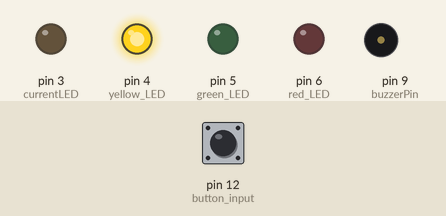
Recording of a sketch running on a simulated Arduino Uno, built with avr-gcc and run on an emulated ATmega328P. Parts: output pins drawn as LEDs (lit = HIGH), buzzer (waves = sounding). The test bench sets the inputs (shaded band); at power-on: pin 12 (button_input) HIGH. Random numbers use the default seed unless the sketch sets one; what the sketch prints to the serial monitor is not drawn.

Above: at 1.8 s.
2.5 s: pin 12 (button_input) pulled LOW for 1 s
At 4.24 s:
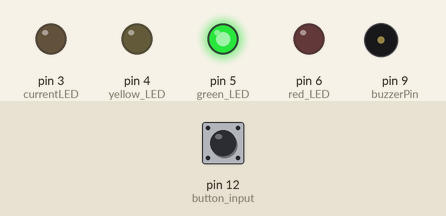
6.0 s: pin 12 (button_input) pulled LOW for 3.2 s
At 7.37 s:
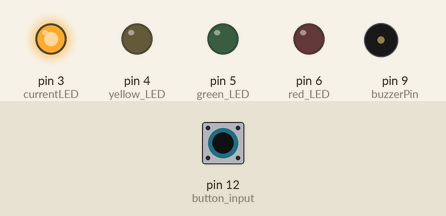
10.7 s: pin 12 (button_input) pulled LOW for 3.2 s
At 12.34 s:
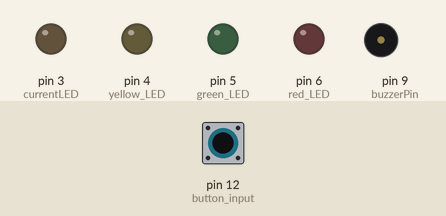
15.4 s: pin 12 (button_input) pulled LOW for 1 s
At 16.56 s:
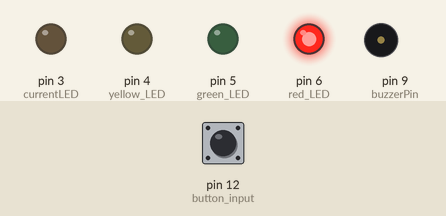
Timing chart, 0 to 19.9 s (numbered marks = the images above; inputs shaded):
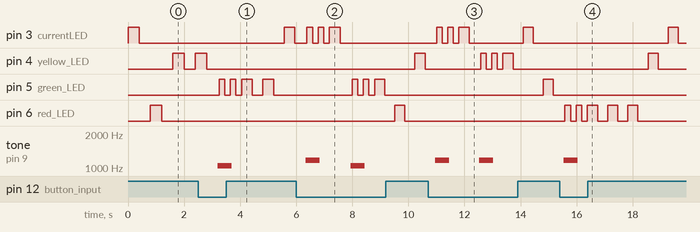

Measured:
- after the input at 2.5 s, tone on pin 9 (buzzerPin): silent → 1047 Hz after 0.70 s, → silent 0.50 s later
- after the input at 6.0 s, tone on pin 9 (buzzerPin): silent → 1175 Hz after 0.33 s, → silent 0.50 s later, → 1047 Hz 1.1 s later, → silent 0.50 s later
- after the input at 10.7 s, tone on pin 9 (buzzerPin): alternates 1175 Hz for 0.50 s and silent for 1.1 s, 4 changes in all, then stays silent, starting after 0.25 s
- after the input at 15.4 s, tone on pin 9 (buzzerPin): silent → 1175 Hz after 0.13 s, → silent 0.50 s later

The sketch:

LEDgame_upgraded.ino
```cpp
/*

  Tutorial 4 and 6– Game with buzzer signifying wrong answer


*/

int currentLED = 3;
int lastLED = 6;
int delayValue = 400;
int buzzerPin = 9;    // Using digital pin 8
#define NOTE_C6  1047
#define NOTE_D6  1175


void setup() {

  // initialize digital pin 12 as input;

  pinMode(12, INPUT);   // button input


  Serial.begin(9600);
  // initialize digital pin 2 to 5 as output:

  pinMode(3, OUTPUT);   // white LED

  pinMode(4, OUTPUT);   // yellow LED

  pinMode(5, OUTPUT);   // green LED

  pinMode(6, OUTPUT);   // red LED

}


int checkInput() {

  if (digitalRead(12) == 0) {

     return 1;

  } else {

    return 0;

  }

}


void loop(){

  // Check if the button is press at the right moment

  if (digitalRead(12) == 0) {

     if (currentLED == 5) {
       tone(buzzerPin, NOTE_C6, 500);
       delay(50);

       digitalWrite(5, HIGH);

       delay(200);

       digitalWrite(5, LOW);

       delay(200);

       digitalWrite(5, HIGH);

       delay(200);

       digitalWrite(5, LOW);

       delay(200);


// Speed up the LEDs

       delayValue = delayValue - 20;


    } else {

       // Blink the wrong LED
       tone(buzzerPin, NOTE_D6, 500);
       delay(50);

       digitalWrite(currentLED, HIGH);

       delay(200);

       digitalWrite(currentLED, LOW);

       delay(200);

       digitalWrite(currentLED, HIGH);


       delay(200);

       digitalWrite(currentLED, LOW);

       delay(200);

    }

  }

  // Loop LED from white –> yellow –> green –> red

  digitalWrite(currentLED, HIGH);

  delay(delayValue);

  digitalWrite(currentLED, LOW);

  delay(delayValue);

  int randLED = 0;

  if(400 >= delayValue && delayValue >= 340){
    randLED = rand() % 4 + 3;
    currentLED = randLED;
  }  else if (340 >= delayValue && delayValue >= 280){
    currentLED = currentLED + 1;
    if (currentLED > 6) {
      currentLED = 3;
    }
  } else if(240 >= delayValue && delayValue >= 200){
    randLED = rand() % 4 + 3;
    currentLED = randLED;
  }else if (200 >= delayValue && delayValue >= 140){
    lastLED = lastLED - 1;
    if (lastLED < 3) {
      lastLED = 6;
    }
    currentLED = lastLED;
  } else if (140 >= delayValue && delayValue >= 80){
    currentLED = currentLED + 1;
    if (currentLED > 6) {
      currentLED = 3;
    }
  } else if (80 >= delayValue && delayValue >= 40){
    lastLED = lastLED - 1;
    if (lastLED < 3) {
      lastLED = 6;
    }
    currentLED = lastLED;
  } else {
    currentLED = currentLED + 1;
    if (currentLED > 6) {
      currentLED = 3;
    }
  }

  Serial.print(delayValue);
}
```
